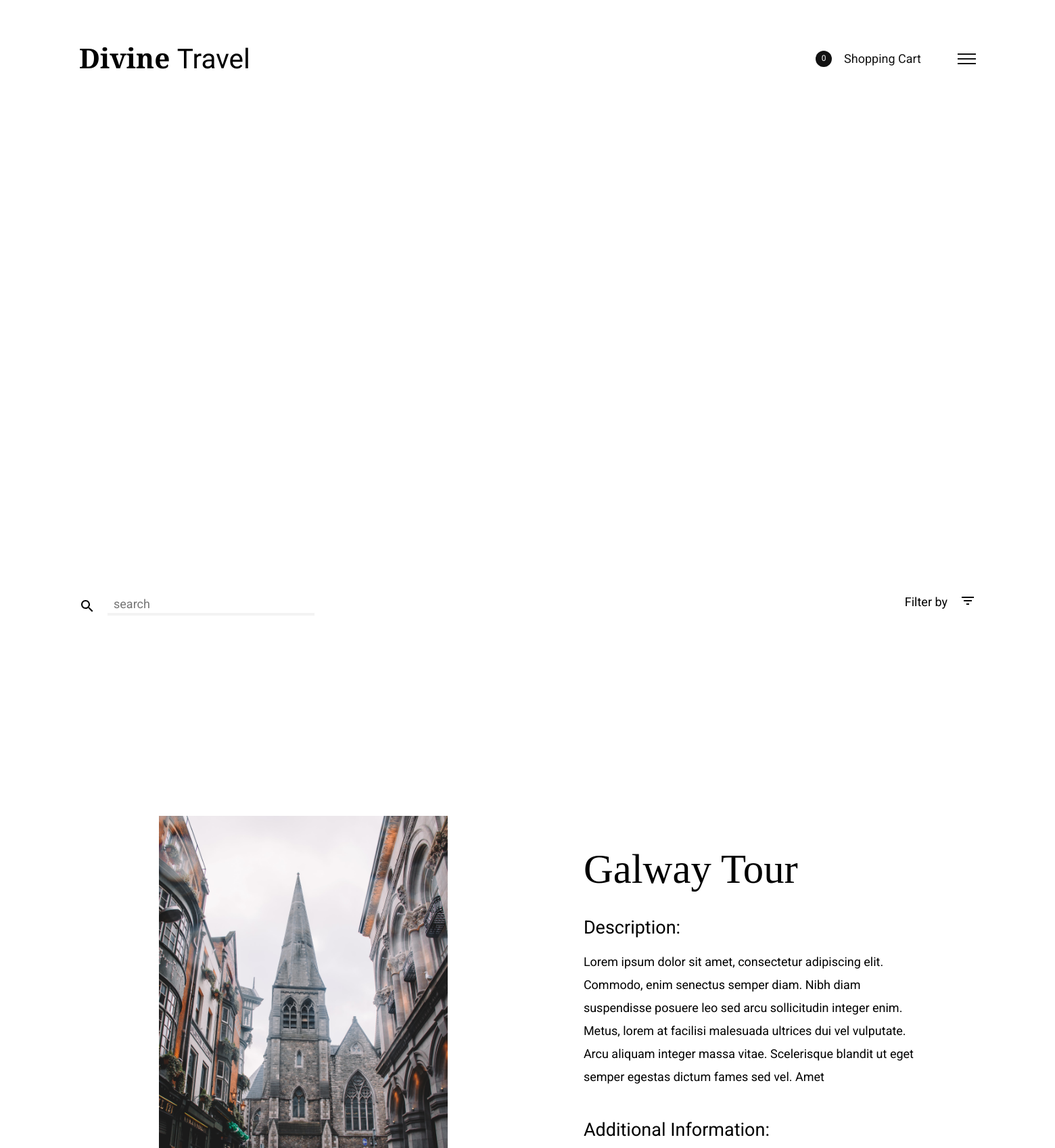
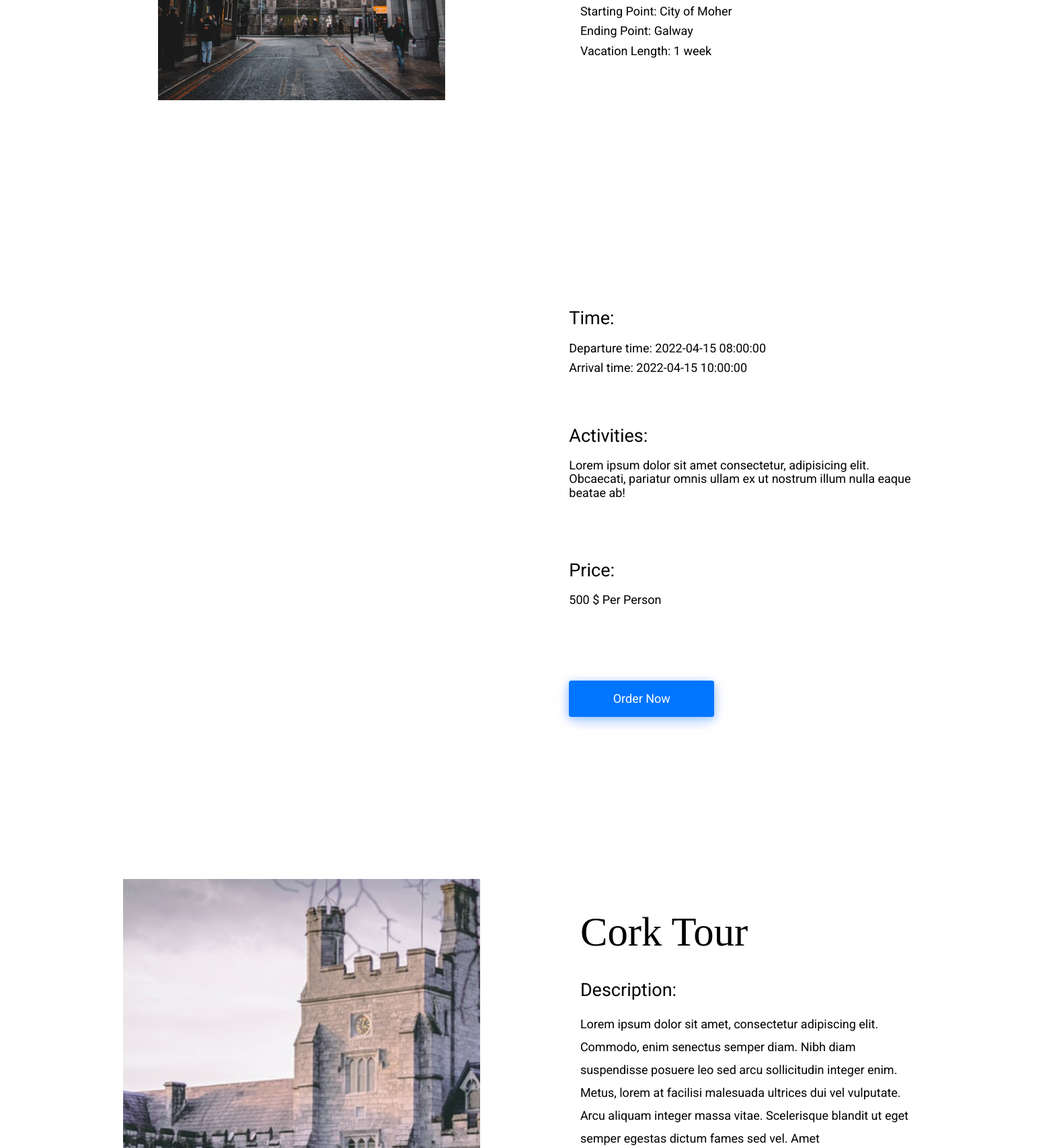
Page /trips.php (signed in, upper part) on the committed database (2 pictures, top to bottom).
### tables this page shows
CREATE TABLE IF NOT EXISTS `trips` (
  `tripId` int NOT NULL AUTO_INCREMENT,
  `tripName` text,
  `description` text,
  `startingPoint` text,
  `endingPoint` text,
  `vacationLength` int DEFAULT NULL,
  `startTime` timestamp NULL DEFAULT NULL,
  `endTime` timestamp NULL DEFAULT NULL,
  `activities` text,
  `price` float DEFAULT NULL,
  `imgsrc` text,
  PRIMARY KEY (`tripId`)
);

### classes/dataAccess.php (called while the page is built, shortened)
<?php
class Dataaccess
{
    public static  function connextion()
    {
        try {
            $bdd = new PDO('mysql:host=localhost;dbname=travel', 'root', '');
            $bdd->setAttribute(PDO::ATTR_ERRMODE, PDO::ERRMODE_EXCEPTION);
            $bdd->setAttribute(PDO::ATTR_DEFAULT_FETCH_MODE, PDO::FETCH_ASSOC);
            return $bdd;
        } catch (Exception $e) {
            echo ('Erreur : ' . $e->getMessage());
        }
    }
    public static function selection($req)
    {
        try {
            $bdd = self::connextion();
            $rep = $bdd->query($req);
            return $rep;
        } catch (Exception $e) {
            echo ('Erreur : ' . $e->getMessage());
        }
    }
}

### classes/cls_trips.php (called while the page is built, shortened)
<?php
include_once "dataAccess.php";
class Trips
{
    public static function fetchAllTrips()
    {
        $query = "SELECT * FROM trips";
        $stmt = Dataaccess::selection($query);
        return $stmt;
    }
}

### trips.php (the view, shortened to what this page needs)
<!DOCTYPE html>
<html lang="en">
<head>
    <link rel="stylesheet" href="https://cdn.jsdelivr.net/npm/locomotive-scroll@3.5.4/dist/locomotive-scroll.css">
    <link rel="stylesheet" href="css/normalize.css">
    <link rel="stylesheet" href="css/trip.css">
</head>
<body>
    <?php
    include_once "./classes/cls_trips.php";
    ?>
    <div class="scroll-container" data-scroll-container>
        <header class="navbar-wrapper">
            <div class="navbar">
                <div class="logo-wrapper">
                    <h1 class="logo">Divine <span class="logo-end-part">Travel</span></h1>
                </div>
                <div class="nav-wrapper">
                    <a class="shopping-cart-wrapper" href="./cart.php">
                        <div class="cart-count-wrapper">
                            <p class="cart-count">0</p>
                        </div>
                        <p class="shopping-cart-text">Shopping Cart</p>
                    </a>
                    <div class="links-wrapper">
                        <div class="nav-icon">
                            <div class="nav-icon-el nav-icon-top"></div>
                            <div class="nav-icon-el nav-icon-middle"></div>
                            <div class="nav-icon-el nav-icon-bottom"></div>
                        </div>
                    </div>
                </div>
            </div>
        </header>
        <section class="hero" data-scroll-section>
            <div class="first-part__tagline-wrapper">
            </div>
            <div class="hero-img-wrapper">
                <div id="curtainJs">
                    <div id="canvas"></div>
                    <div class="curtain">
                        <img class="hero-img" data-sampler="simplePlaneTexture" src="./design/imgs/hero.jpg">
                    </div>
                </div>
            </div>
            <div class="second-part__tagline-wrapper">
            </div>
        </section>
        <section class="container__filter-products" data-scroll-section>
            <section class="search__filter">
                <div class="search">
                    <label for="search_field">
                        <img class="search_field-icon" src="./design/icons/search.svg">
                    </label>
                    <input type="text" name="search_field" id="search_field" placeholder="search">
                </div>
                <div class="filter">
                    <label class="filter__label">Filter by</label>
                    <span class="filter__icon__wrapper">
                        <img class="filter-icon" src="./design/icons/filter.svg">
                    </span>
                </div>
            </section>
            <section class="all_products">
                <?php
                $result = Trips::fetchAllTrips();
                while ($row = $result->fetch(PDO::FETCH_ASSOC)) {
                    echo ('
                    <section class="products">
                        <div class="product__pin-container product__pin-container-1 product__pin' . $row['tripId'] . '">
                            <div class="product__img-wrapper" data-scroll data-scroll-sticky data-scroll-target=".product__pin' . $row['tripId'] . '">
                                <img data-trip-id = ' . $row['tripId'] . ' class="product__img-img" src="./design/imgs/' . $row['imgsrc'] . '">
                            </div>
                        </div>
                        <div class="product__info">
                            <div class="product__info--section-1">
                                <h3 class="product__name">
                                    <span data-trip-id = ' . $row['tripId'] . '>' . $row['tripName'] . '</span>
                                </h3>
                                <div class="product__desc">
                                    <h3 class="product__desc-title">Description:</h3>
                                    <div class="product__desc-content" data-trip-id = ' . $row['tripId'] . '>
                                        Lorem ipsum dolor sit amet, consectetur adipiscing elit. Commodo, enim senectus semper diam. Nibh diam suspendisse posuere leo sed arcu sollicitudin integer enim. Metus, lorem at facilisi malesuada ultrices dui vel vulputate.
                                        Arcu aliquam integer massa vitae. Scelerisque blandit ut eget semper egestas dictum fames sed vel. Amet
                                    </div>
                                </div>
                                <div class="product__additional__info">
                                    <h3 class="product__additional__info-title">Additional Information:</h3>
                                    <div class="product__additional__info-content">
                                        <p class="product__additional__info-starting-point">
                                            Starting Point:
                                            <span class = "trips-start-point" data-trip-id = ' . $row['tripId'] . '>' . $row['startingPoint'] . '</span>
                                        </p>
                                        <p class="product__additional__info-ending-point">
                                            Ending Point:
                                            <span class = "trips-end-point" data-trip-id = ' . $row['tripId'] . '>' . $row['endingPoint'] . '</span>
                                        </p>
                                        <p class="product__additional__info-vacation-point">
                                            Vacation Length:
                                            <span data-trip-id = ' . $row['tripId'] . '>' . $row['vacationLength'] . ' week</span>
                                        </p>
                                    </div>
                                </div>
                            </div>
                            <div class="product__info--section-2">
                                <div class="product__time">
                                    <h3 class="product__time-title">Time:</h3>
                                    <p class="product__time-departure-time">
                                        Departure time:
                                        <span data-trip-id = ' . $row['tripId'] . '>' . $row['startTime'] . '</span>
                                    </p>
                                    <p class="product__time-arrival-time">
                                        Arrival time:
                                        <span data-trip-id = ' . $row['tripId'] . '>' . $row['endTime'] . '</span>
                                    </p>
                                </div>
                                <div class="product__activities">
                                    <h3 class="product__activities-title">Activities:</h3>
                                    <p class="product__activities-content" data-trip-id = ' . $row['tripId'] . '>
                                        ' . $row['activities'] . '
                                    </p>
                                </div>
                                <div class="product__price">
                                    <h3 class="product__price-title">Price:</h3>
                                    <p class="product__price-content" data-trip-id = ' . $row['tripId'] . '>
                                    ' . $row['price'] . '<span class="product__price-content-add-ons"> $ Per Person</span>
                                    </p>
                                </div>
                                <button class="order_now-btn btn " data-trip-id = ' . $row['tripId'] . '>
                                    Order Now
                                </button>
                            </div>
                        </div>
                        </section>
                            ');
                }
                ?>
            </section>
        </section>
    </div>
</body>
</html>

### rows in the picture
trips: imgsrc (picture), tripName "Galway Tour", startingPoint "City of Moher", endingPoint "Galway", vacationLength "1", startTime "2022-04-15 08:00:00", endTime "2022-04-15 10:00:00", activities "Lorem ipsum dolor sit amet consectetur, adipisicing elit. Obcaecati, pariatur omnis ullam ex ut nostrum illum nulla eaque beatae ab!", price "500"
trips: imgsrc (picture), tripName "Cork Tour"
